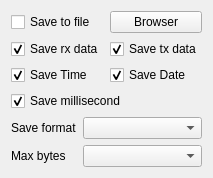
<?xml version="1.0" encoding="UTF-8"?>
<ui version="4.0">
 <class>DeviceSettings</class>
 <widget class="QWidget" name="DeviceSettings">
  <property name="geometry">
   <rect>
    <x>0</x>
    <y>0</y>
    <width>211</width>
    <height>172</height>
   </rect>
  </property>
  <property name="windowTitle">
   <string notr="true">Form</string>
  </property>
  <layout class="QVBoxLayout" name="verticalLayout">
   <item>
    <layout class="QGridLayout" name="gridLayout">
     <item row="1" column="1">
      <widget class="QCheckBox" name="checkBoxSaveTx">
       <property name="text">
        <string>Save tx data</string>
       </property>
       <property name="checked">
        <bool>true</bool>
       </property>
      </widget>
     </item>
     <item row="0" column="1">
      <widget class="QPushButton" name="pushButtonSavePathBrowser">
       <property name="text">
        <string>Browser</string>
       </property>
      </widget>
     </item>
     <item row="4" column="0" colspan="2">
      <widget class="QCheckBox" name="checkBoxSaveMs">
       <property name="text">
        <string>Save millisecond</string>
       </property>
       <property name="checked">
        <bool>true</bool>
       </property>
      </widget>
     </item>
     <item row="1" column="0">
      <widget class="QCheckBox" name="checkBoxSaveRx">
       <property name="text">
        <string>Save rx data</string>
       </property>
       <property name="checked">
        <bool>true</bool>
       </property>
      </widget>
     </item>
     <item row="3" column="1">
      <widget class="QCheckBox" name="checkBoxSaveDate">
       <property name="text">
        <string>Save Date</string>
       </property>
       <property name="checked">
        <bool>true</bool>
       </property>
      </widget>
     </item>
     <item row="0" column="0">
      <widget class="QCheckBox" name="checkBoxSaveToFile">
       <property name="text">
        <string>Save to file</string>
       </property>
      </widget>
     </item>
     <item row="3" column="0">
      <widget class="QCheckBox" name="checkBoxSaveTime">
       <property name="text">
        <string>Save Time</string>
       </property>
       <property name="checked">
        <bool>true</bool>
       </property>
      </widget>
     </item>
     <item row="5" column="0" colspan="2">
      <layout class="QGridLayout" name="gridLayout_2">
       <item row="0" column="0">
        <widget class="QLabel" name="label">
         <property name="sizePolicy">
          <sizepolicy hsizetype="Fixed" vsizetype="Preferred">
           <horstretch>0</horstretch>
           <verstretch>0</verstretch>
          </sizepolicy>
         </property>
         <property name="text">
          <string>Save format</string>
         </property>
        </widget>
       </item>
       <item row="0" column="1">
        <widget class="QComboBox" name="comboBoxSaveTextFormat"/>
       </item>
       <item row="1" column="0">
        <widget class="QLabel" name="label_2">
         <property name="text">
          <string>Max bytes</string>
         </property>
        </widget>
       </item>
       <item row="1" column="1">
        <widget class="QComboBox" name="comboBoxMaxBytes"/>
       </item>
      </layout>
     </item>
    </layout>
   </item>
  </layout>
 </widget>
 <resources/>
 <connections/>
</ui>
